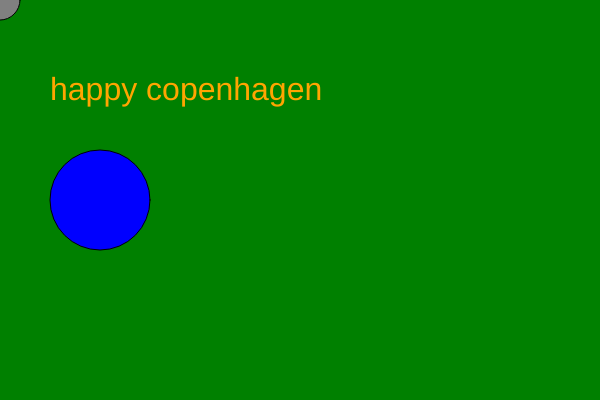
Frame 1 (no input)
Frame 60 (no input): identical to frame 1, image omitted
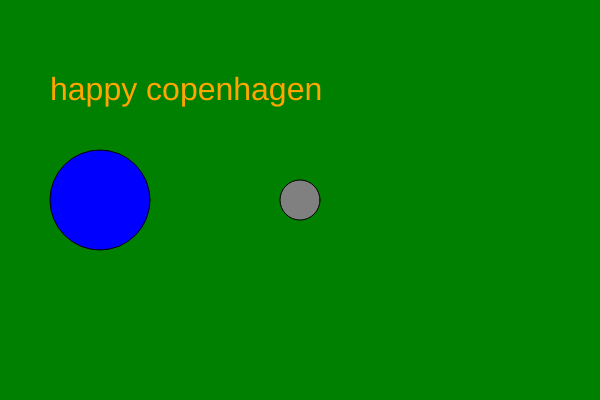
Frame 120 (the mouse pressed at the canvas centre since frame 60)

The p5.js sketch that drew these frames (run headless with seeded random() and noise() and a simulated clock; from frame 60 on, the mouse is pressed at the canvas centre):

// p5.js sketch
// ── sketch.js
function setup() {
  createCanvas(600,400);
}

function draw() {
  background("green");
  //this circle will follow my mouse
  fill("gray");
  ellipse(mouseX,mouseY,40,40);
  fill("blue");
  ellipse(100,200,100,100);
  fill("orange");
  textSize(32); // big text
  text("happy copenhagen", 50, 100);
}
